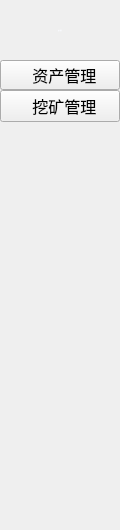
<?xml version="1.0" encoding="UTF-8"?>
<ui version="4.0">
 <class>FunctionAccountWidget</class>
 <widget class="QWidget" name="FunctionAccountWidget">
  <property name="geometry">
   <rect>
    <x>0</x>
    <y>0</y>
    <width>120</width>
    <height>530</height>
   </rect>
  </property>
  <property name="minimumSize">
   <size>
    <width>120</width>
    <height>530</height>
   </size>
  </property>
  <property name="maximumSize">
   <size>
    <width>120</width>
    <height>530</height>
   </size>
  </property>
  <property name="windowTitle">
   <string>Form</string>
  </property>
  <layout class="QVBoxLayout" name="verticalLayout"/>
  <widget class="QLabel" name="label_normal">
   <property name="geometry">
    <rect>
     <x>0</x>
     <y>0</y>
     <width>120</width>
     <height>60</height>
    </rect>
   </property>
   <property name="font">
    <font>
     <family>Microsoft YaHei UI Light</family>
     <pointsize>-1</pointsize>
     <weight>50</weight>
     <italic>false</italic>
     <bold>false</bold>
    </font>
   </property>
   <property name="styleSheet">
    <string notr="true">color: rgb(248, 249, 253);
font: 16px &quot;Microsoft YaHei UI Light&quot;;</string>
   </property>
   <property name="text">
    <string>账户管理</string>
   </property>
   <property name="alignment">
    <set>Qt::AlignCenter</set>
   </property>
  </widget>
  <widget class="QToolButton" name="toolButton_asset">
   <property name="geometry">
    <rect>
     <x>0</x>
     <y>60</y>
     <width>120</width>
     <height>30</height>
    </rect>
   </property>
   <property name="font">
    <font>
     <pointsize>12</pointsize>
    </font>
   </property>
   <property name="text">
    <string>  资产管理</string>
   </property>
  </widget>
  <widget class="QToolButton" name="toolButton_miner">
   <property name="geometry">
    <rect>
     <x>0</x>
     <y>90</y>
     <width>120</width>
     <height>32</height>
    </rect>
   </property>
   <property name="font">
    <font>
     <pointsize>12</pointsize>
    </font>
   </property>
   <property name="text">
    <string>  挖矿管理</string>
   </property>
  </widget>
 </widget>
 <resources/>
 <connections/>
</ui>
